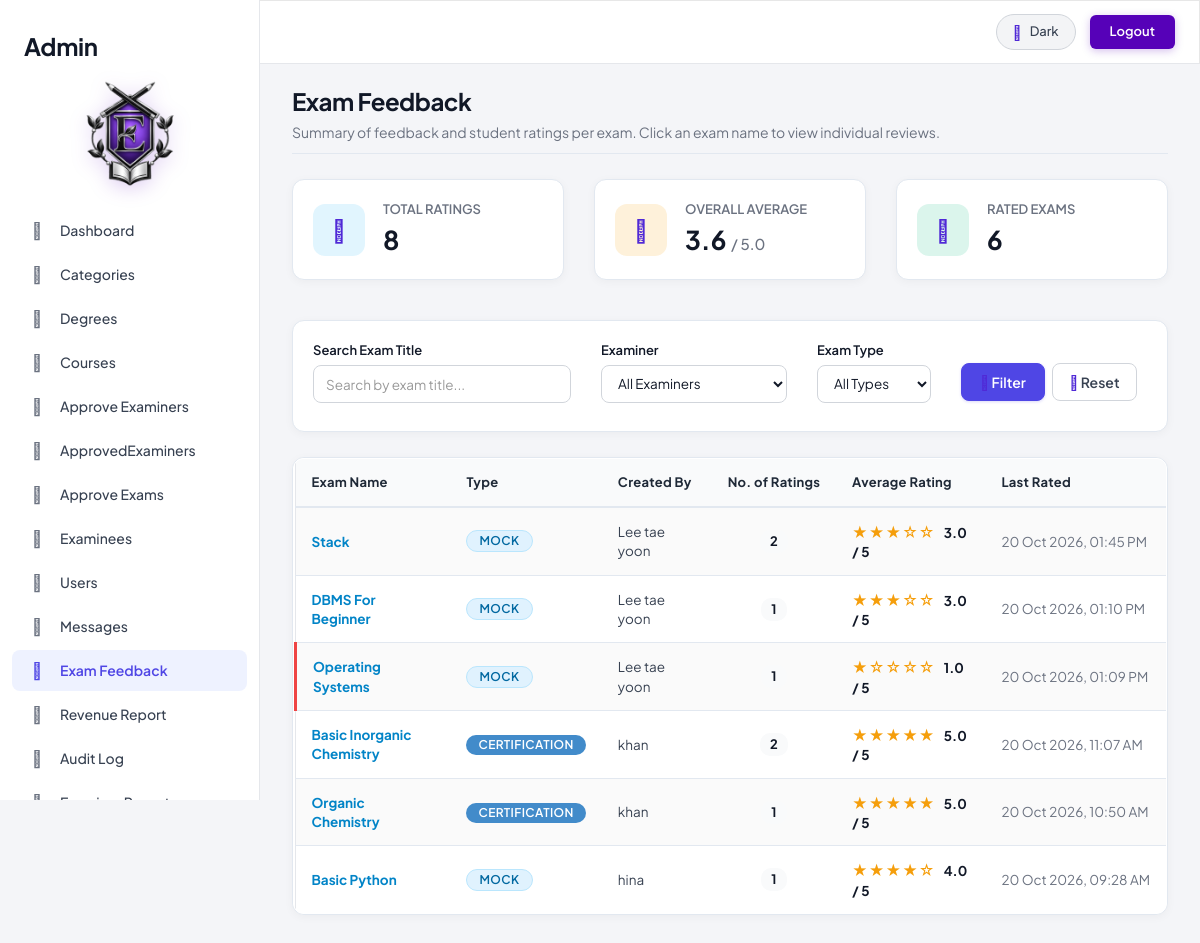
Screenshot of /admin/feedback.php (signed in) with the database file from the repository.
### tables this page shows
CREATE TABLE IF NOT EXISTS `exams` (
  `id` int NOT NULL AUTO_INCREMENT,
  `title` varchar(150) NOT NULL,
  `description` text,
  `image` varchar(255) DEFAULT NULL,
  `course_id` int NOT NULL,
  `category` varchar(50) DEFAULT 'Certification',
  `exam_type` varchar(50) NOT NULL DEFAULT 'hybrid',
  `duration_minutes` int NOT NULL,
  `price` decimal(10,2) DEFAULT '0.00',
  `total_marks` decimal(8,2) NOT NULL DEFAULT '0.00',
  `passing_percentage` decimal(5,2) NOT NULL DEFAULT '50.00',
  `created_by` int DEFAULT NULL,
  `created_at` timestamp NOT NULL DEFAULT CURRENT_TIMESTAMP,
  `registration_deadline` datetime DEFAULT NULL,
  `exam_start_datetime` datetime DEFAULT NULL,
  `status` varchar(20) NOT NULL DEFAULT 'draft',
  `submitted_at` datetime DEFAULT NULL,
  `reviewed_at` datetime DEFAULT NULL,
  `rejection_reason` text,
  PRIMARY KEY (`id`)
);

CREATE TABLE IF NOT EXISTS `examiners` (
  `id` int NOT NULL AUTO_INCREMENT,
  `name` varchar(100) NOT NULL,
  `email` varchar(100) NOT NULL,
  `password` varchar(255) NOT NULL,
  `status` enum('pending','approved','rejected') DEFAULT 'pending',
  `created_at` timestamp NOT NULL DEFAULT CURRENT_TIMESTAMP,
  `account_status` enum('active','disabled') DEFAULT 'active',
  `category_id` int DEFAULT NULL,
  `phone` varchar(15) DEFAULT NULL,
  `profile_photo` varchar(255) DEFAULT NULL,
  PRIMARY KEY (`id`),
  UNIQUE KEY `email` (`email`),
  KEY `fk_examiner_category` (`category_id`)
);

### classes/DataAccess.class.php (called while the page is built, shortened)
<?php
class DataAccess
{
	private $_con,$_query,$_errors;
	public function __construct()
	{
		if(!$this->_con=mysqli_connect(DB_HOST,DB_USER,DB_PASSWORD,DB_NAME))
		{
			die("connection Error");
		}
	}
	public function query($query)
	{
		if(isset($query))
		{
			$trimmed = trim($query);
			$words = explode(' ', $trimmed);
			$first_word = strtolower($words[0]);
			$this->_query = $query;
			$res = mysqli_query($this->_con, $this->_query);
			if($first_word == 'select' || $first_word == 'show' || $first_word == 'describe')
			{
				if($res && is_object($res) && mysqli_num_rows($res))
				{
					$dataArr = array();
					while($row = mysqli_fetch_assoc($res))
					{
						$dataArr[] = $row;
					}
					return $dataArr;
				}
				else
				{
					return false;
				}
			}
			else
			{
				return (bool)$res;
			}
		}
		return false;
	}
}
?>

### admin/feedback.php (the view, shortened to what this page needs)
<?php
$dao = new DataAccess();
if (!function_exists('evalio_render_stars')) {
    function evalio_render_stars($rating) {
        $rounded = (int)round((float)$rating);
        $rounded = max(0, min(5, $rounded));
        $stars = '';
        for ($i = 1; $i <= 5; $i++) {
            $stars .= ($i <= $rounded) ? '★' : '☆';
        }
        return $stars;
    }
}
$search       = trim($_GET['search'] ?? '');
$statsQuery = $dao->query("SELECT
    COUNT(f.id) AS total_ratings,
    AVG(f.rating) AS avg_rating,
    COUNT(DISTINCT f.exam_id) AS total_exams
FROM feedback f
WHERE f.is_deleted = 0");
$totalRatings = 0;
$overallAvg   = 0.0;
$totalExams   = 0;
if (!empty($statsQuery) && is_array($statsQuery)) {
    $totalRatings = (int)($statsQuery[0]['total_ratings'] ?? 0);
    $overallAvg   = (float)($statsQuery[0]['avg_rating'] ?? 0.0);
    $totalExams   = (int)($statsQuery[0]['total_exams'] ?? 0);
}
$where = array('1=1', 'f.is_deleted = 0');
$whereClause = implode(' AND ', $where);
$sql = "SELECT
            e.id,
            e.title,
            e.category,
            x.name AS examiner_name,
            COUNT(f.id) AS total_ratings,
            ROUND(AVG(f.rating), 1) AS avg_rating,
            MAX(f.created_at) AS last_rated
        FROM feedback f
        JOIN exams e ON e.id = f.exam_id
        LEFT JOIN examiners x ON x.id = e.created_by
        WHERE $whereClause
        GROUP BY e.id, e.title, e.category, x.name
        ORDER BY last_rated DESC";
$examSummaries = $dao->query($sql);
include('header.php');
?>
<div class="row">
    <div class="col-md-12">
        <h2 style="font-weight: 700; margin-top: 0;">Exam Feedback</h2>
        <p class="text-muted">Summary of feedback and student ratings per exam. Click an exam name to view individual reviews.</p>
        <hr style="margin-top: 10px; margin-bottom: 25px; border-color: var(--border-color, #e2e8f0);" />
    </div>
</div>
<div class="row" style="margin-bottom: 25px;">
    <div class="col-md-4 col-sm-6">
        <div class="panel-card" style="padding: 20px; display: flex; align-items: center; gap: 18px; margin-bottom: 15px;">
            <div style="width: 52px; height: 52px; border-radius: 12px; background: rgba(56, 189, 248, 0.15); color: #0284c7; display: flex; align-items: center; justify-content: center; font-size: 22px;">
                <i class="fa fa-comments"></i>
            </div>
            <div>
                <div style="font-size: 13px; color: var(--text-muted, #64748b); font-weight: 600; text-transform: uppercase;">Total Ratings</div>
                <div style="font-size: 26px; font-weight: 700; color: var(--text-primary, #0f172a);"><?= number_format($totalRatings); ?></div>
            </div>
        </div>
    </div>
    <div class="col-md-4 col-sm-6">
        <div class="panel-card" style="padding: 20px; display: flex; align-items: center; gap: 18px; margin-bottom: 15px;">
            <div style="width: 52px; height: 52px; border-radius: 12px; background: rgba(245, 158, 11, 0.15); color: #d97706; display: flex; align-items: center; justify-content: center; font-size: 22px;">
                <i class="fa fa-star"></i>
            </div>
            <div>
                <div style="font-size: 13px; color: var(--text-muted, #64748b); font-weight: 600; text-transform: uppercase;">Overall Average</div>
                <div style="font-size: 26px; font-weight: 700; color: var(--text-primary, #0f172a);">
                    <?= number_format($overallAvg, 1); ?> <span style="font-size: 15px; color: var(--text-muted, #64748b); font-weight: 500;">/ 5.0</span>
                </div>
            </div>
        </div>
    </div>
    <div class="col-md-4 col-sm-12">
        <div class="panel-card" style="padding: 20px; display: flex; align-items: center; gap: 18px; margin-bottom: 15px;">
            <div style="width: 52px; height: 52px; border-radius: 12px; background: rgba(16, 185, 129, 0.15); color: #059669; display: flex; align-items: center; justify-content: center; font-size: 22px;">
                <i class="fa fa-book"></i>
            </div>
            <div>
                <div style="font-size: 13px; color: var(--text-muted, #64748b); font-weight: 600; text-transform: uppercase;">Rated Exams</div>
                <div style="font-size: 26px; font-weight: 700; color: var(--text-primary, #0f172a);"><?= number_format($totalExams); ?></div>
            </div>
        </div>
    </div>
</div>
<div class="panel-card" style="padding: 18px 20px; margin-bottom: 25px;">
    <form method="GET" action="feedback.php" class="row">
        <div class="col-md-4 col-sm-6" style="margin-bottom: 10px;">
            <label style="font-size: 13px; font-weight: 600;">Search Exam Title</label>
            <input type="text" name="search" class="form-control" placeholder="Search by exam title..." value="<?= htmlspecialchars($search); ?>">
        </div>
        <div class="col-md-3 col-sm-6" style="margin-bottom: 10px;">
            <label style="font-size: 13px; font-weight: 600;">Examiner</label>
            <select name="examiner_id" class="form-control">
                <option value="0">All Examiners</option>
            </select>
        </div>
        <div class="col-md-2 col-sm-6" style="margin-bottom: 10px;">
            <label style="font-size: 13px; font-weight: 600;">Exam Type</label>
            <select name="type" class="form-control">
                <option value="">All Types</option>
            </select>
        </div>
        <div class="col-md-3 col-sm-12" style="margin-bottom: 10px;">
            <label style="display: block; font-size: 13px; font-weight: 600;">&nbsp;</label>
            <button type="submit" class="btn btn-primary" style="margin-right: 5px;">
                <i class="fa fa-filter"></i> Filter
            </button>
            <a href="feedback.php" class="btn btn-default" title="Reset Filters">
                <i class="fa fa-refresh"></i> Reset
            </a>
        </div>
    </form>
</div>
<div class="panel-card" style="margin-bottom: 30px;">
    <div class="table-responsive">
        <table class="table table-striped table-hover table-feedback">
            <thead>
                <tr>
                    <th>Exam Name</th>
                    <th>Type</th>
                    <th>Created By</th>
                    <th style="text-align: center;">No. of Ratings</th>
                    <th>Average Rating</th>
                    <th>Last Rated</th>
                </tr>
            </thead>
            <tbody>
                <?php if (empty($examSummaries)): ?>
                    <tr>
                        <td colspan="6" class="text-center text-muted" style="padding: 36px 20px;">
                            <i class="fa fa-info-circle fa-2x" style="display: block; margin-bottom: 8px; color: #94a3b8;"></i>
                            No feedback submitted yet.
                        </td>
                    </tr>
                <?php else: ?>
                    <?php foreach ($examSummaries as $row):
                        $examId     = (int)$row['id'];
                        $avgScore   = (float)($row['avg_rating'] ?? 0.0);
                        $isLow      = ($avgScore <= 2.0 && $avgScore > 0);
                        $category   = ucfirst(strtolower(trim($row['category'] ?? '')));
                        $badgeClass = ($category === 'Mock') ? 'label-info' : 'label-primary';
                        $examiner   = !empty(trim((string)$row['examiner_name'])) ? $row['examiner_name'] : 'Unknown';
                        $ratingsCnt = (int)($row['total_ratings'] ?? 0);
                    ?>
                        <tr class="<?= $isLow ? 'row-low-rating' : ''; ?>">
                            <td>
                                <a href="feedback_details.php?exam_id=<?= $examId; ?>" class="exam-title-link">
                                    <?= htmlspecialchars($row['title'] ?? 'Exam #' . $examId); ?>
                                </a>
                            </td>
                            <td>
                                <span class="label <?= $badgeClass; ?> badge-category">
                                    <?= htmlspecialchars($category ?: 'N/A'); ?>
                                </span>
                            </td>
                            <td><?= htmlspecialchars($examiner); ?></td>
                            <td style="text-align: center;">
                                <span class="badge" style="background: var(--table-th-bg, #334155); color: var(--text-primary, #ffffff); font-size: 13px; padding: 5px 10px;">
                                    <?= number_format($ratingsCnt); ?>
                                </span>
                            </td>
                            <td>
                                <span class="star-display"><?= evalio_render_stars($avgScore); ?></span>
                                <strong style="margin-left: 6px; color: var(--text-primary, #0f172a);">
                                    <?= number_format($avgScore, 1); ?> / 5
                                </strong>
                            </td>
                            <td style="white-space: nowrap; color: var(--text-muted, #64748b);">
                                <?= !empty($row['last_rated']) ? date('d M Y, h:i A', strtotime($row['last_rated'])) : 'N/A'; ?>
                            </td>
                        </tr>
                    <?php endforeach; ?>
                <?php endif; ?>
            </tbody>
        </table>
    </div>
</div>
<?php include('footer.php'); ?>

### admin/feedback.php (style rules this page uses)
.panel-card { background: var(--card-bg, #ffffff); border: 1px solid var(--border-color, #e2e8f0); border-radius: 12px; box-shadow: 0 2px 10px rgba(0,0,0,0.04); overflow: hidden; }
.table-feedback { margin-bottom: 0; width: 100%; }
.table-feedback th { background: var(--table-th-bg, #f8fafc); color: var(--text-primary, #0f172a); font-weight: 700; font-size: 13px; border-bottom: 2px solid var(--border-color, #e2e8f0) !important; white-space: nowrap; padding: 12px 16px; }
.table-feedback td { vertical-align: middle !important; border-top: 1px solid var(--border-color, #e2e8f0) !important; font-size: 13.5px; color: var(--text-primary, #1e293b); padding: 12px 16px; }
.row-low-rating { border-left: 4px solid #ef4444 !important; background: rgba(239, 68, 68, 0.04); }
.star-display { color: #f59e0b; font-size: 15px; letter-spacing: 1px; white-space: nowrap; }
.badge-category { font-size: 11px; padding: 4px 9px; border-radius: 12px; font-weight: 600; text-transform: uppercase; letter-spacing: 0.4px; display: inline-block; }
.exam-title-link { font-weight: 700; color: var(--accent-cyan, #0284c7); text-decoration: none; transition: color 0.2s ease; }

### rows the page displays
exams: title "Stack", category "MOCK", examiners.name "Lee tae yoon", ratingsCnt "2", avgScore "★★★☆☆", avgScore "3.0", last_rated "20 Oct 2026, 01:45 PM"
exams: title "DBMS For Beginner", category "MOCK", examiners.name "Lee tae yoon", ratingsCnt "1", avgScore "★★★☆☆", avgScore "3.0", last_rated "20 Oct 2026, 01:10 PM"
exams: title "Operating Systems", category "MOCK", examiners.name "Lee tae yoon", ratingsCnt "1", avgScore "★☆☆☆☆", avgScore "1.0", last_rated "20 Oct 2026, 01:09 PM"
exams: title "Basic Inorganic Chemistry", category "CERTIFICATION", examiners.name "khan", ratingsCnt "2", avgScore "★★★★★", avgScore "5.0", last_rated "20 Oct 2026, 11:07 AM"
exams: title "Organic Chemistry", category "CERTIFICATION", examiners.name "khan", ratingsCnt "1", avgScore "★★★★★", avgScore "5.0", last_rated "20 Oct 2026, 10:50 AM"
exams: title "Basic Python", category "MOCK", examiners.name "hina", ratingsCnt "1", avgScore "★★★★☆", avgScore "4.0", last_rated "20 Oct 2026, 09:28 AM"

### other values shown
$totalRatings "8"
$overallAvg "3.6"
$totalExams "6"
